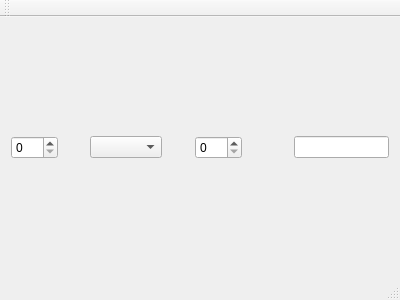
<?xml version="1.0" encoding="UTF-8"?>
<ui version="4.0">
 <class>MainWindow</class>
 <widget class="QMainWindow" name="MainWindow">
  <property name="geometry">
   <rect>
    <x>0</x>
    <y>0</y>
    <width>400</width>
    <height>300</height>
   </rect>
  </property>
  <property name="windowTitle">
   <string>MainWindow</string>
  </property>
  <widget class="QWidget" name="centralWidget">
   <layout class="QGridLayout" name="gridLayout">
    <item row="2" column="7">
     <spacer name="verticalSpacer">
      <property name="orientation">
       <enum>Qt::Vertical</enum>
      </property>
      <property name="sizeHint" stdset="0">
       <size>
        <width>20</width>
        <height>40</height>
       </size>
      </property>
     </spacer>
    </item>
    <item row="1" column="7">
     <widget class="QLineEdit" name="answer"/>
    </item>
    <item row="1" column="4">
     <widget class="QSpinBox" name="secondbutton">
      <property name="maximum">
       <number>999</number>
      </property>
     </widget>
    </item>
    <item row="1" column="6">
     <spacer name="verticalSpacer_2">
      <property name="orientation">
       <enum>Qt::Vertical</enum>
      </property>
      <property name="sizeHint" stdset="0">
       <size>
        <width>20</width>
        <height>40</height>
       </size>
      </property>
     </spacer>
    </item>
    <item row="1" column="2">
     <widget class="QComboBox" name="operation"/>
    </item>
    <item row="1" column="0">
     <widget class="QSpinBox" name="first_button">
      <property name="maximum">
       <number>999</number>
      </property>
     </widget>
    </item>
    <item row="1" column="5">
     <spacer name="horizontalSpacer">
      <property name="orientation">
       <enum>Qt::Horizontal</enum>
      </property>
      <property name="sizeHint" stdset="0">
       <size>
        <width>40</width>
        <height>20</height>
       </size>
      </property>
     </spacer>
    </item>
    <item row="1" column="3">
     <spacer name="horizontalSpacer_2">
      <property name="orientation">
       <enum>Qt::Horizontal</enum>
      </property>
      <property name="sizeHint" stdset="0">
       <size>
        <width>40</width>
        <height>20</height>
       </size>
      </property>
     </spacer>
    </item>
    <item row="0" column="7">
     <spacer name="verticalSpacer_3">
      <property name="orientation">
       <enum>Qt::Vertical</enum>
      </property>
      <property name="sizeHint" stdset="0">
       <size>
        <width>20</width>
        <height>40</height>
       </size>
      </property>
     </spacer>
    </item>
    <item row="1" column="1">
     <spacer name="horizontalSpacer_3">
      <property name="orientation">
       <enum>Qt::Horizontal</enum>
      </property>
      <property name="sizeHint" stdset="0">
       <size>
        <width>40</width>
        <height>20</height>
       </size>
      </property>
     </spacer>
    </item>
   </layout>
  </widget>
  <widget class="QMenuBar" name="menuBar">
   <property name="geometry">
    <rect>
     <x>0</x>
     <y>0</y>
     <width>400</width>
     <height>21</height>
    </rect>
   </property>
  </widget>
  <widget class="QToolBar" name="mainToolBar">
   <attribute name="toolBarArea">
    <enum>TopToolBarArea</enum>
   </attribute>
   <attribute name="toolBarBreak">
    <bool>false</bool>
   </attribute>
  </widget>
  <widget class="QStatusBar" name="statusBar"/>
 </widget>
 <layoutdefault spacing="6" margin="11"/>
 <resources/>
 <connections/>
</ui>
